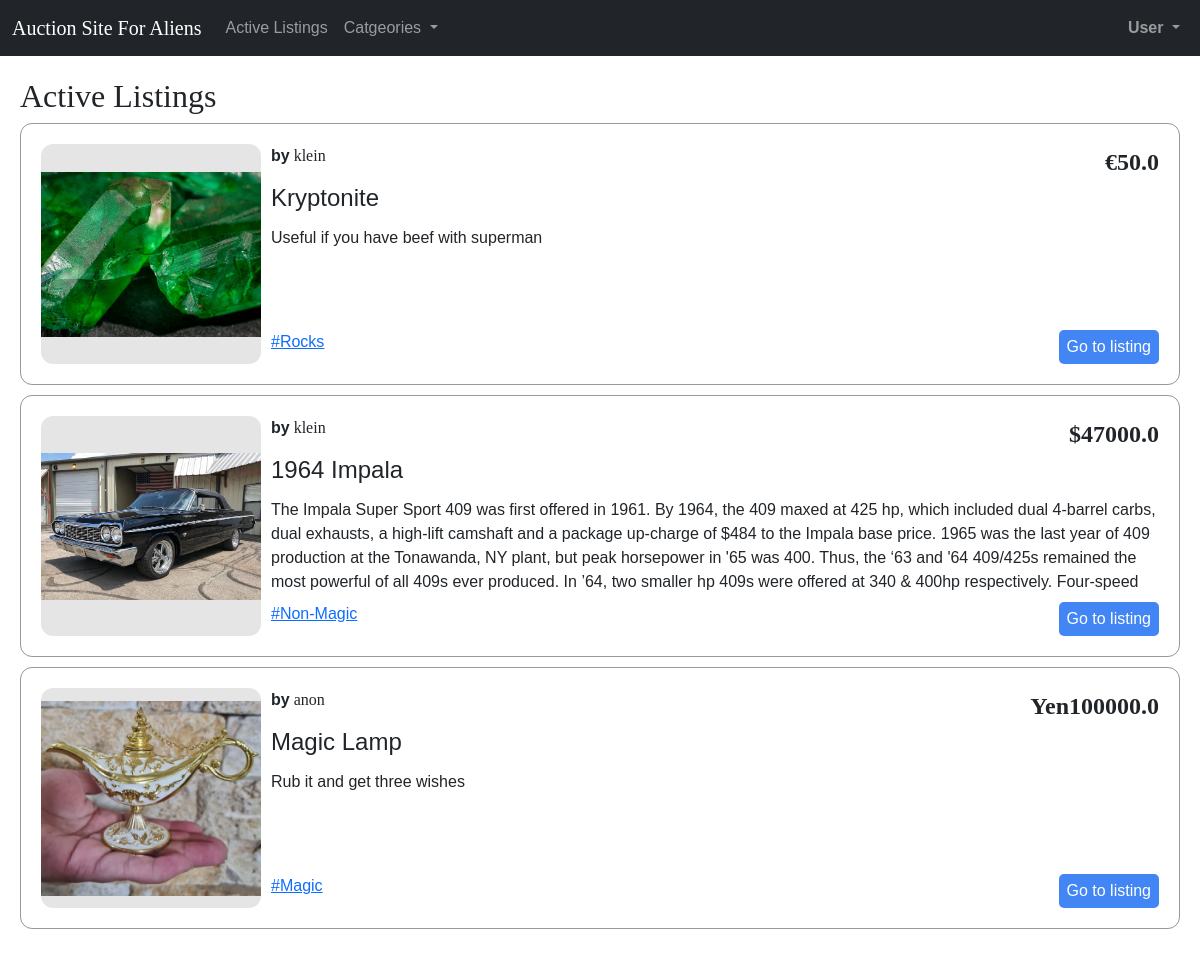
The page / on the database its author committed.
### auctions/models.py (models this page shows, shortened)
class AuctionListing(models.Model):
    user = models.ForeignKey(User, on_delete=models.CASCADE, related_name="user_listings")
    w_users = models.ManyToManyField(User, blank=True, related_name="watchlist")
    title = models.CharField(max_length=128)
    description = models.TextField(null=True)
    image = models.ImageField(upload_to='pics', null=True)
    category = models.ForeignKey('AuctionCategory', on_delete=models.SET_NULL, null=True, related_name="ac_listings")
    bid = models.FloatField()
    active = models.BooleanField(default=True)
    winner = models.ForeignKey(User, on_delete=models.SET_NULL, null=True, related_name="won_listings")
    currency = models.ForeignKey('Currency', on_delete=models.SET_NULL, null=True, related_name="cu_listings")

class User(AbstractUser):
    def __str__(self):
        return f"{self.id}: {self.username}"

class Currency(models.Model):
    name = models.CharField(max_length=64)
    symbol = models.CharField(max_length=8)

class AuctionCategory(models.Model):
    name = models.CharField(max_length=64)

### auctions/views.py (the view)
# urls.py: path("", views.index, name="index"),
def index(request):
    active_listings = AuctionListing.objects.all().filter(active=True)
    return render(request, "auctions/index.html", {
        'active_listings': active_listings,
    })

### auctions/context_processors.py (called while the page is built)
def categories_processor(request):
    categories = AuctionCategory.objects.all()
    return {'categories': categories}

### auctions/templates/auctions/index.html
{% extends "auctions/layout.html" %}
{% block body %}
    <h2 id="page-title">Active Listings</h2>
    <ul id="active-listings">
        {% for listing in active_listings %}
            <li class="listing">
                <div class="image-box">
                    {% if listing.image %}
                        <img src="{{ listing.image.url }}" alt="{{ listing.title }}" class="image">
                    {% else %}
                        <h5>No Image</h5>
                    {% endif %}
                </div>
                <div class="info">
                    <div class="info-top">
                        <div class="byuser"><strong>by</strong> {{ listing.user.username }}</div>
                        <div class="price"> {{ listing.currency.symbol }}{{ listing.bid }} </div>
                    </div>
                    <div class="info-bottom">
                        <div class="title">{{ listing.title }}</div>
                        <div class="dsc">{{ listing.description }}</div>
                    </div>
                    <div class="info-footer">
                        {% if listing.category %}
                            <a href="{% url 'categories' listing.category.name %}" class="category-tag">#{{ listing.category.name }}</a>
                        {% endif %}
                        <a href="{% url 'listing_page' listing.id %}" class="go-to-listing">Go to listing</a>
                    </div>
                </div>
            </li>
        {% endfor %}
    </ul>
{% endblock %}

### auctions/static/auctions/somestyles.css (style rules this page uses)
* { box-sizing:border-box;margin:0;padding:0;font-family:Verdana,Geneva,Tahoma,sans-serif }
body { padding:20px }
ul { margin:0;padding:0 }
#page-title { font-family:Georgia,"Times New Roman",Times,serif }
#categories,#my-listings,#active-listings { list-style:none }
#categories .listing,#my-listings .listing,#active-listings .listing { border:1px solid rgba(0,0,0,.4);border-radius:12px;padding:20px;margin-bottom:10px;display:flex;gap:10px;max-width:1600px }
#categories .listing .image-box,#my-listings .listing .image-box,#active-listings .listing .image-box { width:220px;height:220px;display:flex;justify-content:center;align-items:center;background-color:rgba(0,0,0,.1);border-radius:12px }
#categories .listing .image-box img,#my-listings .listing .image-box img,#active-listings .listing .image-box img { max-width:100%;max-height:100% }
#categories .listing .info,#my-listings .listing .info,#active-listings .listing .info { flex:1;display:flex;flex-direction:column }
#categories .listing .info .info-top,#my-listings .listing .info .info-top,#active-listings .listing .info .info-top { display:flex;justify-content:space-between }
#categories .listing .info .info-top .byuser,#my-listings .listing .info .info-top .byuser,#active-listings .listing .info .info-top .byuser { font-family:Georgia,"Times New Roman",Times,serif }
#categories .listing .info .info-top .price,#my-listings .listing .info .info-top .price,#active-listings .listing .info .info-top .price { font-weight:bold;font-family:Georgia,"Times New Roman",Times,serif;font-size:1.5em }
#categories .listing .info .info-bottom,#my-listings .listing .info .info-bottom,#active-listings .listing .info .info-bottom { display:flex;flex-direction:column;gap:10px;margin-bottom:auto }
#categories .listing .info .info-bottom .title,#my-listings .listing .info .info-bottom .title,#active-listings .listing .info .info-bottom .title { font-size:1.5em;white-space:nowrap;overflow:hidden;text-overflow:ellipsis }
#categories .listing .info .info-bottom .dsc,#my-listings .listing .info .info-bottom .dsc,#active-listings .listing .info .info-bottom .dsc { overflow-y:auto;max-height:100px }
#categories .listing .info .info-footer,#my-listings .listing .info .info-footer,#active-listings .listing .info .info-footer { display:flex }
#categories .listing .info .info-footer .go-to-listing,#my-listings .listing .info .info-footer .go-to-listing,#active-listings .listing .info .info-footer .go-to-listing { margin-left:auto;padding:5px 8px;border:none;border-radius:5px;background-color:#4285f4;color:#fff;text-decoration:none }

### rows shown on the page
AuctionListing: image (picture), user.username "klein", currency.symbol "€", bid "50.0", title "Kryptonite", description "Useful if you have beef with superman", category.name "Rocks"
AuctionListing: image (picture), user.username "klein", currency.symbol "$", bid "47000.0", title "1964 Impala", description "The Impala Super Sport 409 was first offered in 1961. By 1964, the 409 maxed at 425 hp, which included dual 4-barrel carbs, dual exhausts, a high-lift camshaft and a package up-charge of $484 to the Impala base price. 1965 was the last year of 409 production at the Tonawanda, NY plant, but peak horsepower in '65 was 400. Thus, the ‘63 and '64 409/425s remained the most powerful of all 409s ever produced. In ’64, two smaller hp 409s were offered at 340 & 400hp respectively. Four-speed…", category.name "Non-Magic"
AuctionListing: image (picture), user.username "anon", currency.symbol "Yen", bid "100000.0", title "Magic Lamp", description "Rub it and get three wishes", category.name "Magic"
